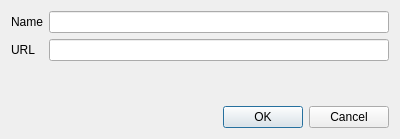
<ui version="4.0" >
 <class>RssFeedDlg</class>
 <widget class="QDialog" name="RssFeedDlg" >
  <property name="geometry" >
   <rect>
    <x>0</x>
    <y>0</y>
    <width>400</width>
    <height>139</height>
   </rect>
  </property>
  <property name="windowTitle" >
   <string>RSS feed</string>
  </property>
  <layout class="QGridLayout" >
   <item row="0" column="0" >
    <widget class="QLabel" name="label" >
     <property name="text" >
      <string>Name</string>
     </property>
    </widget>
   </item>
   <item row="0" column="1" >
    <widget class="QLineEdit" name="lineName" />
   </item>
   <item row="1" column="0" >
    <widget class="QLabel" name="label_2" >
     <property name="text" >
      <string>URL</string>
     </property>
    </widget>
   </item>
   <item row="1" column="1" >
    <widget class="QLineEdit" name="lineURL" />
   </item>
   <item row="2" column="1" >
    <spacer>
     <property name="orientation" >
      <enum>Qt::Vertical</enum>
     </property>
     <property name="sizeHint" >
      <size>
       <width>20</width>
       <height>40</height>
      </size>
     </property>
    </spacer>
   </item>
   <item row="3" column="0" colspan="2" >
    <widget class="QDialogButtonBox" name="buttonBox" >
     <property name="orientation" >
      <enum>Qt::Horizontal</enum>
     </property>
     <property name="standardButtons" >
      <set>QDialogButtonBox::Cancel|QDialogButtonBox::NoButton|QDialogButtonBox::Ok</set>
     </property>
    </widget>
   </item>
  </layout>
 </widget>
 <tabstops>
  <tabstop>lineName</tabstop>
  <tabstop>lineURL</tabstop>
  <tabstop>buttonBox</tabstop>
 </tabstops>
 <resources/>
 <connections>
  <connection>
   <sender>buttonBox</sender>
   <signal>accepted()</signal>
   <receiver>RssFeedDlg</receiver>
   <slot>accept()</slot>
   <hints>
    <hint type="sourcelabel" >
     <x>248</x>
     <y>254</y>
    </hint>
    <hint type="destinationlabel" >
     <x>157</x>
     <y>274</y>
    </hint>
   </hints>
  </connection>
  <connection>
   <sender>buttonBox</sender>
   <signal>rejected()</signal>
   <receiver>RssFeedDlg</receiver>
   <slot>reject()</slot>
   <hints>
    <hint type="sourcelabel" >
     <x>316</x>
     <y>260</y>
    </hint>
    <hint type="destinationlabel" >
     <x>286</x>
     <y>274</y>
    </hint>
   </hints>
  </connection>
 </connections>
</ui>
